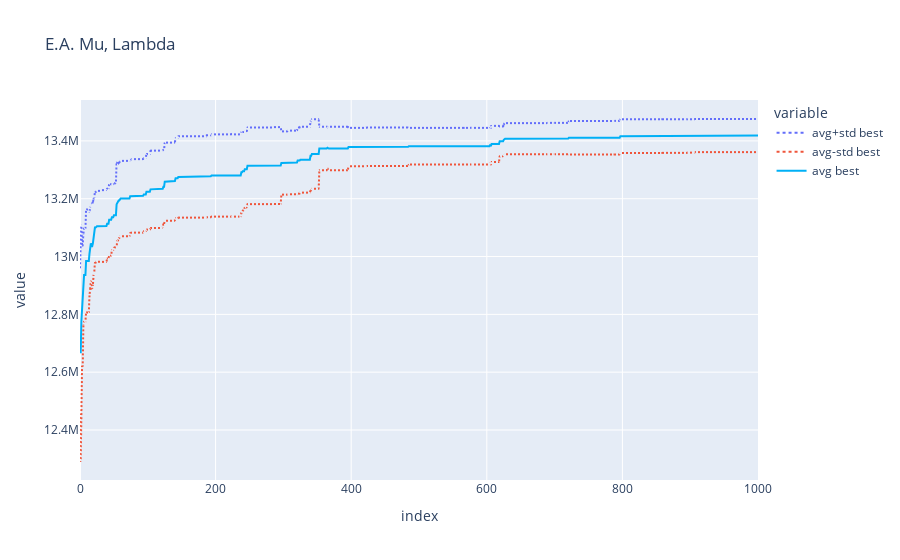

Here is the notebook cell this chart was saved with:
### Code cell
plot_bests(logs3, 'E.A. Mu, Lambda')
print_hof(hof3)

### Figure 1 — Plotly figure (JSON) as saved in the notebook; plotly's stock layout.template omitted (floating-point values rounded to 4 significant figures; data arrays with more than 128 entries replaced by an {"elided": "..."} marker saying what was removed)
{"data": [{"hovertemplate": "variable=avg+std best<br>index=%{x}<br>value=%{y}<extra></extra>", "legendgroup": "avg+std best", "line": {"color": "#636efa", "dash": "dot"}, "mode": "lines", "name": "avg+std best", "showlegend": true, "type": "scattergl", "x": {"elided": "1001 int values"}, "xaxis": "x", "y": {"elided": "1001 float values"}, "yaxis": "y"}, {"hovertemplate": "variable=avg-std best<br>index=%{x}<br>value=%{y}<extra></extra>", "legendgroup": "avg-std best", "line": {"color": "#EF553B", "dash": "dot"}, "mode": "lines", "name": "avg-std best", "showlegend": true, "type": "scattergl", "x": {"elided": "1001 int values"}, "xaxis": "x", "y": {"elided": "1001 float values"}, "yaxis": "y"}, {"line": {"color": "rgb(0,176,246)"}, "name": "avg best", "type": "scatter", "x": {"elided": "1001 int values"}, "y": {"elided": "1001 float values"}}], "layout": {"legend": {"title": {"text": "variable"}, "tracegroupgap": 0}, "title": {"text": "E.A. Mu, Lambda"}, "xaxis": {"anchor": "y", "domain": [0, 1], "title": {"text": "index"}}, "yaxis": {"anchor": "x", "domain": [0, 1], "title": {"text": "value"}}}}
